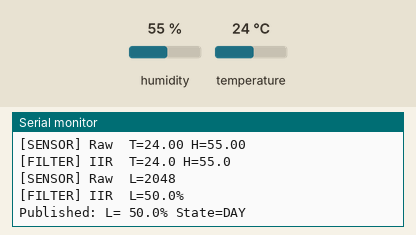
A sketch run on a simulated ESP32. Shown: the last lines printed to the serial monitor. Inputs (shaded band) come from the test bench; at power-on: humidity 55 %, temperature 24 °C. WiFi joins after 1.5 s; servers stay silent unless stated; no MQTT or app messages arrive unless stated.

Above: at 2.8 s.
2.9 s: humidity set to 22 %
At 12.4 s:
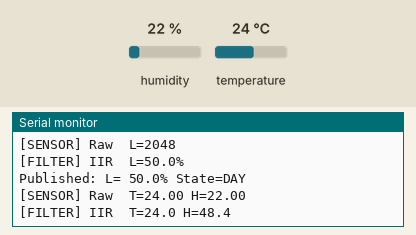
12.9 s: temperature set to 12 °C
At 22.4 s:
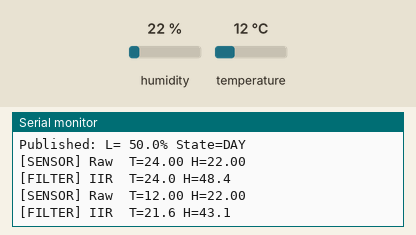
22.9 s: humidity set to 40 %
At 32.4 s:
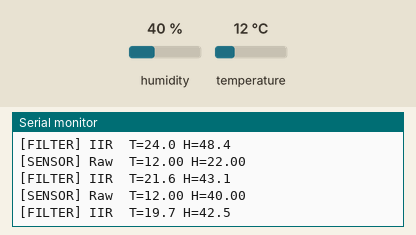
Timing chart, 0 to 33.9 s (numbered marks = the images above; inputs shaded):
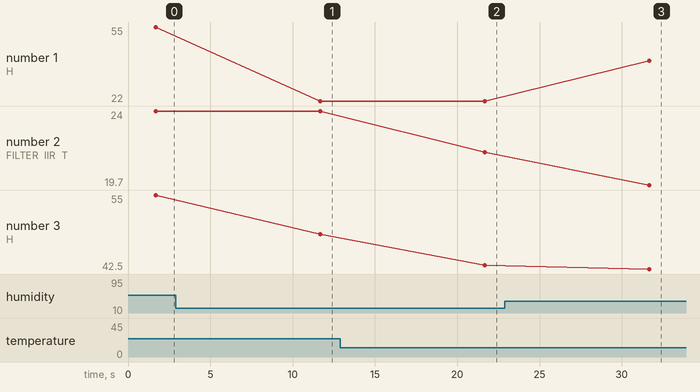

Measured:
- after the input at 2.9 s, the serial monitor: prints a new line after 8.8 s (image 1)
- after the input at 12.9 s, the serial monitor: prints a new line after 8.8 s (image 2)
- after the input at 22.9 s, the serial monitor: prints a new line after 8.8 s (image 3)
- plotted number 1: 55 → 22 after the input at 2.9 s, 22 → 40 after the input at 22.9 s
- plotted number 2: 24 → 21.6 after the input at 12.9 s
- plotted number 3: 55 → 48.4 after the input at 2.9 s, 43.1 → 42.5 after the input at 22.9 s

The sketch:

env_monitor.ino
```cpp
/*
 * Smart Home Monitoring System
 * Environment Monitor Node - ESP32
 * DHT11 (Temp/Humidity) every 10s | LDR (Light) every 1 min, with IIR filtering
 */

#include <WiFi.h>
#include <PubSubClient.h>
#include <DHT.h>

// Configuration
const char* ssid          = "SSID";
const char* wifi_password = "Password";
const char* mqtt_server   = "test.mosquitto.org";
const int   mqtt_port     = 1883;

// MQTT Topics
const char* topic_temperature = "home/environment/temperature";
const char* topic_humidity    = "home/environment/humidity";
const char* topic_light       = "home/environment/light";
const char* topic_daynight    = "home/environment/daynight";
const char* topic_system      = "home/system/status";

// Pin Definitions
#define DHTPIN   4
#define DHTTYPE  DHT11
#define LDR_PIN  34

// Timing
const long ENV_INTERVAL       = 10000;  // temp/humidity every 10 s
const long LIGHT_INTERVAL     = 60000;  // light every 1 min
const long RECONNECT_INTERVAL =  5000;

// IIR Filter Parameters
const float ALPHA_TEMP  = 0.2f;
const float ALPHA_HUM   = 0.2f;
const float ALPHA_LIGHT = 0.3f;

float filtTemp  = -1.0f;  // -1 = uninitialised, seeded on first reading
float filtHum   = -1.0f;
float filtLight = -1.0f;

// Threshold
const float DAY_THRESHOLD = 20.0;  // light % below this -> NIGHT

// Global Objects
WiFiClient   espClient;
PubSubClient client(espClient);
DHT          dht(DHTPIN, DHTTYPE);

unsigned long lastEnvRead   = 0;
unsigned long lastLightRead = 0;
unsigned long lastReconnect = 0;

// Function Prototypes
float   iirFilter(float sample, float& state, float alpha);
void    setupWiFi();
boolean reconnectMQTT();
void    readTempHumidity();
void    readLight();

// IIR Filter
// Generic single-channel filter; state is seeded automatically on first call.
float iirFilter(float sample, float& state, float alpha) {
  if (state < 0.0f) state = sample;
  else              state = alpha * sample + (1.0f - alpha) * state;
  return state;
}

// WiFi
void setupWiFi() {
  Serial.print("Connecting to WiFi: ");
  Serial.println(ssid);
  WiFi.mode(WIFI_STA);
  WiFi.begin(ssid, wifi_password);
  while (WiFi.status() != WL_CONNECTED) {
    delay(500);
    Serial.print(".");
  }
  Serial.println("\nWiFi connected! IP: " + WiFi.localIP().toString());
}

// MQTT
boolean reconnectMQTT() {
  int attempts = 0;
  while (!client.connected() && attempts < 5) {
    Serial.print("Connecting to MQTT... ");
    if (client.connect("ESP32_ENV")) {
      client.publish(topic_system, "ESP32_ENV online", true);
      Serial.println("connected!");
    } else {
      Serial.print("failed, rc=");
      Serial.print(client.state());
      Serial.println(" - retrying in 2s");
      delay(2000);
    }
    attempts++;
  }
  return client.connected();
}

// Temp & Humidity Read (every 10 s)
void readTempHumidity() {
  float rawTemp = dht.readTemperature();
  float rawHum  = dht.readHumidity();

  Serial.print("[SENSOR] Raw  T="); Serial.print(rawTemp);
  Serial.print(" H="); Serial.println(rawHum);

  if (isnan(rawTemp) || isnan(rawHum)) {
    Serial.println("[ERROR] DHT read failed!");
    client.publish(topic_system, "DHT_ERROR", false);
    return;
  }

  float temperature = iirFilter(rawTemp, filtTemp, ALPHA_TEMP);
  float humidity    = iirFilter(rawHum,  filtHum,  ALPHA_HUM);

  Serial.print("[FILTER] IIR  T="); Serial.print(temperature, 1);
  Serial.print(" H="); Serial.println(humidity, 1);

  char tempStr[10], humStr[10];
  dtostrf(temperature, 5, 1, tempStr);
  dtostrf(humidity,    5, 1, humStr);

  client.publish(topic_temperature, tempStr);
  client.publish(topic_humidity,    humStr);
}

// Light Read (every 1 min)
void readLight() {
  int rawLight = analogRead(LDR_PIN);
  Serial.print("[SENSOR] Raw  L="); Serial.println(rawLight);

  float lightPct  = iirFilter((rawLight / 4095.0f) * 100.0f, filtLight, ALPHA_LIGHT);
  const char* dayNight = (lightPct < DAY_THRESHOLD) ? "NIGHT" : "DAY";

  Serial.print("[FILTER] IIR  L="); Serial.print(lightPct, 1); Serial.println("%");

  char lightStr[10];
  dtostrf(lightPct, 5, 1, lightStr);

  client.publish(topic_light,    lightStr);
  client.publish(topic_daynight, dayNight);

  Serial.print("Published: L="); Serial.print(lightStr);
  Serial.print("% State="); Serial.println(dayNight);
}

// Setup
void setup() {
  Serial.begin(115200);
  delay(100);

  dht.begin();
  setupWiFi();

  client.setServer(mqtt_server, mqtt_port);
  client.setKeepAlive(60);
  reconnectMQTT();

  lastEnvRead   = millis() - ENV_INTERVAL;    // trigger first DHT read immediately
  lastLightRead = millis() - LIGHT_INTERVAL;  // trigger first light read immediately
}

// Loop
void loop() {
  if (WiFi.status() != WL_CONNECTED) setupWiFi();

  if (!client.connected()) {
    unsigned long now = millis();
    if (now - lastReconnect > RECONNECT_INTERVAL) {
      lastReconnect = now;
      reconnectMQTT();
    }
  } else {
    client.loop();
  }

  if (millis() - lastEnvRead >= (unsigned long)ENV_INTERVAL) {
    lastEnvRead = millis();
    readTempHumidity();
  }

  if (millis() - lastLightRead >= (unsigned long)LIGHT_INTERVAL) {
    lastLightRead = millis();
    readLight();
  }
}
```
